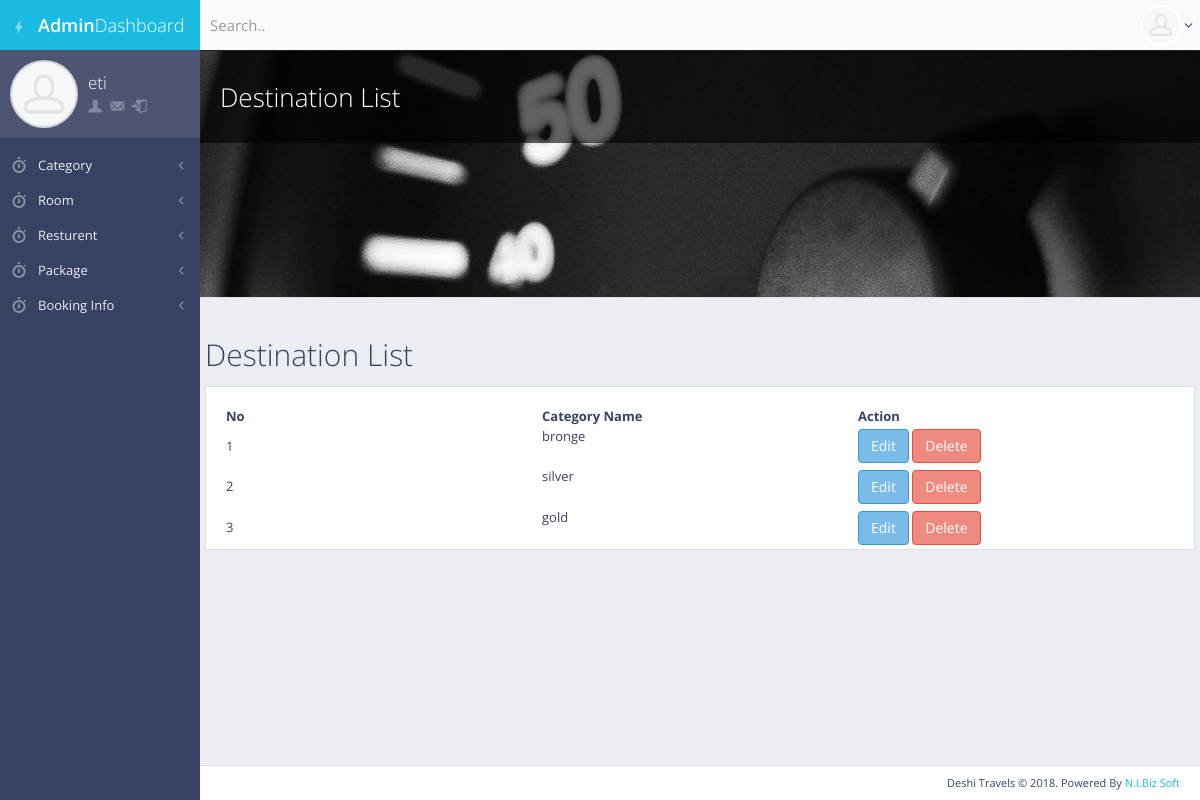
Page /admin/viewcategory.php (signed in) on the committed database.
### tables this page shows
CREATE TABLE `tbl_category` (
  `id` int(11) NOT NULL,
  `cat_name` varchar(50) NOT NULL
);

### lib/Database.php (called while the page is built, shortened)
<?php
Class Database{
	public $host   = DB_HOST;
	public $user   = DB_USER;
	public $pass   = DB_PASS;
	public $dbname = DB_NAME;
	public $link;
	private function connectDB(){
	$this->link = new mysqli($this->host, $this->user, $this->pass, $this->dbname);
 }
	public function select($query){
		$result = $this->link->query($query) or die($this->link->error.__LINE__);
		if($result->num_rows > 0){
			return $result;
		} else {
			return false;
		}
	}
}

### admin/viewcategory.php (the view, shortened to what this page needs)
 <?php include 'inc/header.php'; ?>
 <div id="page-content">
     <div class="content-header content-header-media">
         <div class="header-section">
             <div class="row">
                 <div class="col-md-4 col-lg-6 hidden-xs hidden-sm">
                     <h1>Destination List</h1>
                 </div>
             </div>
         </div>
         <img src="img/placeholders/headers/dashboard_header.jpg" alt="header image" class="animation-pulseSlow">
     </div>
     <div class="row">
       <div class="box round first grid">
         <h2>Destination List</h2>
         <div class="block">
             <table class="data display datatable" id="example">
                 <thead>
                     <tr>
                         <th width="33%">No</th>
                         <th width="33%">Category Name</th>
                         <th width="33%">Action</th>
                     </tr>
                 </thead>
                  <?php
                     $query = "SELECT * FROM tbl_category ORDER BY id DESC";
                     $category = $db->select($query);
                     if ($category) {
                         $i = 0;
                         while ($result = $category->fetch_assoc()) {
                             $i++;
                  ?>
                 <tbody>
                     <tr class="odd gradeX">
                         <td><?php echo $i; ?></td>
                         <td><p><?php echo $result['cat_name']; ?></p></td>
                         <td><a class="btn btn-info" href="catedit.php?catId=<?php echo $result['id']; ?>">Edit</a> <a class="btn btn-danger" onclick="return confirm('Are you Sure to Delete!');" href="?delcat=<?php echo $result['id']; ?>">Delete</a></td>
                     </tr>
                 </tbody>
                 <?php   }  } ?>
             </table>
        </div>
     </div>
 </div>
 </div>
<?php include 'inc/footer.php'; ?>

### admin/css/main.css (style rules this page uses)
body { font-family: "Open Sans", "Helvetica Neue", Helvetica, Arial, sans-serif; color: #394263; font-size: 13px; background-color: #222222; }
#page-content { padding: 10px 5px 1px; background-color: #eaedf1; }
.content-header { background-color: #ffffff; border-top: 1px solid #eaedf1; border-bottom: 1px solid #dbe1e8; }
.content-header h1, .content-header h2 { margin: 0; font-size: 26px; line-height: 32px; }
.header-section { padding: 30px 10px; }
.content-header, .content-top { margin: -10px -5px 10px; }
.content-header-media { position: relative; height: 248px; overflow: hidden; border-top-color: #222222; }
.content-header-media .header-section { z-index: 200; position: absolute; top: 0; left: 0; right: 0; color: #ffffff; background: rgba(0, 0, 0, 0.6); }
.content-header-media > img { position: absolute; top: 0; left: 50%; width: 2560px; height: 248px; margin-left: -1280px; }
.block { margin: 0 0 10px; padding: 20px 15px 1px; background-color: #ffffff; border: 1px solid #dbe1e8; }
h1, h2, h3, h4, h5, h6, .h1, .h2, .h3, .h4, .h5, .h6 { font-family: "Open Sans", "Helvetica Neue", Helvetica, Arial, sans-serif; font-weight: 300; }
h1, h2, h3 { margin-bottom: 15px; }
.text-primary, .text-primary:hover, a, a:hover, a:focus, a.text-primary, a.text-primary:hover, a.text-primary:focus { color: #1bbae1; }
p { line-height: 1.6; }
.btn { margin: 1px 0; background-color: #ffffff; }
.btn-danger { background-color: #ef8a80; border-color: #e74c3c; color: #ffffff; }
.btn-info { background-color: #7abce7; border-color: #3498db; color: #ffffff; }
p, .table, .alert, .carousel { margin-bottom: 20px; }
@media screen and (min-width: 768px) { #page-content { padding: 20px 20px 1px; } }
@media screen and (min-width: 768px) { .header-section, .breadcrumb-top, .block, .block.full, .modal-body, #page-content + footer { padding-left: 20px; padding-right: 20px; } }
@media screen and (min-width: 768px) { .content-header, .content-top, .breadcrumb-top { margin: -20px -20px 20px; } }
@media screen and (min-width: 768px) { .block, .widget { margin-bottom: 20px; } }
@media screen and (min-width: 768px) { .data { width: 100%; } }

### rows in the picture
tbl_category: cat_name "bronge"
tbl_category: cat_name "silver"
tbl_category: cat_name "gold"

### other values in the picture
Session::get('username') "eti"
